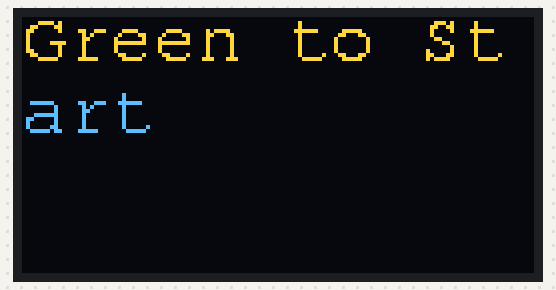
A sketch run on a simulated Arduino Uno, built with avr-gcc and run on an emulated ATmega328P. On the bench: 128×64 one-colour display. The OLED is the two-colour kind (top 16 rows yellow); the display library's start-up logo is not drawn.

Above: at 0.1 s.

The sketch:

stopwatch.ino
```cpp
#include <Wire.h>                               //We need the wire library for the I2C display
#include <Adafruit_SSD1306.h>                   //We need the driver for the display
#include <Adafruit_GFX.h>                       // Core graphics library
#include <Adafruit_TFTLCD.h>                    // Hardware-specific library
#include <Fonts/FreeMono9pt7b.h>


#define OLED_RESET 4                            //display reset is on digital 4 but not used


Adafruit_SSD1306 display(OLED_RESET);           //create instance of the SSD306 called display


unsigned long start, finished, elapsed;         //create unsigned long integer variables for start finished elapsed
unsigned int seconds;


void setup()
{
  // Setup Display
  display.begin(SSD1306_SWITCHCAPVCC, 0x3C);    //begin the display @ hex address 0x3c
  display.setFont(&FreeMono9pt7b);
  display.display();                            //show splash screen
  display.clearDisplay();                       //clear display
  display.setTextColor(WHITE);                  //set display params

  pinMode(2, INPUT);                             // the start button
  pinMode(3, INPUT);                             // the stop button

  display.setCursor(0,10);                      //set display params
  display.println("Green to Start");            //send initial message to display buffer
//  display.println("Red to Stop");               //send initial message to display buffer
  display.display();                            //showbuffer

}
//void displayResult()                            //create a function called displayResult
//{
//  display.setTextSize(1);                       //set display params
//  display.setTextColor(WHITE);                  //set display params
//  display.setCursor(0, 0);                      //set display params
//  display.clearDisplay();                        //clear display & buffer
//  float h, m, s, ms;                             //create float variables (numbers with dec point)
//  unsigned long over;                            //create unsigned long integer variable over
//  elapsed = finished - start;                    //elapsed time is finished minus start
//  h = int(elapsed / 3600000);                    //h is the integer created by dividing elapsed by 360000
//  over = elapsed % 3600000;                      //over is created by elapsed modulo 360000
//  m = int(over / 60000);                         //m is the integer created by dividing over (seconds over 60) by 60000
//  over = over % 60000;                           //new over is over modulo 60000
//  s = int(over / 1000);                          //seconds is the integer created by dividing over by 1000
//  ms = over % 1000;                              //ms is created by new over modulo 1000
//  display.print("Elapsed time: ");               //send a title for elapsed to display buffer
//  display.println(elapsed);                      //send the raw elapsed time (miliseconds) to display buffer
//  display.println("Stop time: ");                //send title for h,m,s,ms to display buffer
//  display.print(h, 0);                           //send value to display buffer, no decimals
//  display.print("h ");
//  display.print(m, 0);                           //send value to display buffer, no decimals
//  display.print("m ");
//  display.print(s, 0);                           //send value to display buffer, no decimals
//  display.print("s ");
//  display.print(ms, 0);                          //send value to display buffer, no decimals
//  display.println("ms");
//  display.println();                             //send blank line to display buffer
//  display.display();                             //show buffer data on display
//}
void loop()
{
  ////  display.clearDisplay();                        //set display params
  //  display.setTextSize(1);                        //set display params
  //  display.setTextColor(WHITE);                  //set display params
  //  display.setCursor(25, 25);                      //set display params
  ////  display.clearDisplay();                        //clear display & buffer
  //
  //  display.print(millis()/1000);
  //  display.display();


  //  if (digitalRead(2) == HIGH)                    //if you pressed the green button
  //  {
  //    start = millis();                              //start = current millis
  //    delay(200);                                    // for debounce
  //    display.println("Started...");                 //send started to display buffer
  //    display.display();                             //show buffer data on display
  //  }
  //  if (digitalRead(3) == HIGH)                    //if you pressed the red buton
  //  {
  //    finished = millis();                           //finished = curent millis
  //    delay(200);                                    // for debounce
  //    displayResult();                               //call function displayResult
  //  }
}
```
